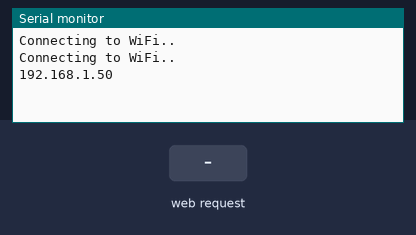
Simulated run of this sketch. Board: ESP8266 (NodeMCU). Parts: the last lines printed to the serial monitor. Inputs (shaded band) come from the test bench. WiFi joins after 1.5 s; servers stay silent unless stated; storage starts empty; random numbers use the default seed unless the sketch sets one.

Above: at 3.2 s.
3.3 s: HTTP request GET /temperature received
At 3.9 s:
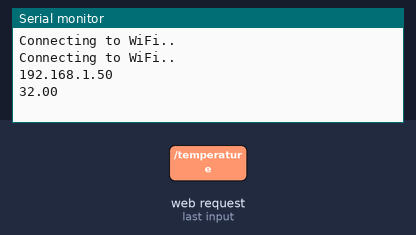
4.8 s: HTTP request GET /pressure received
At 6.2 s:
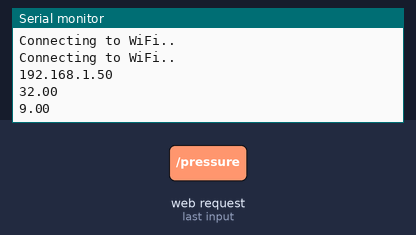

Measured:
- after the input at 3.3 s, the serial monitor: prints a new line at once (image 1)
- after the input at 4.8 s, the serial monitor: prints a new line at once (image 2)

The sketch:

live_data_test1.ino
```cpp
 #include <Arduino.h>
  #include <ESP8266WiFi.h>
  #include <Hash.h>
  #include <ESPAsyncTCP.h>
  #include <ESPAsyncWebServer.h>
  #include <FS.h>


const char* ssid = "jithu";
const char* password = "12345678";

// Create AsyncWebServer object on port 80
AsyncWebServer server(80);


String random_fun() {

  float t = random(25,46);
  Serial.println(t);
  return String(t);
}

String random_fun1() {

  float t = random(5,70);
  Serial.println(t);
  return String(t);
}

String random_fun2() {

  float t = random(25,80);
  Serial.println(t);
  return String(t);
}


  void setup(){
  // Serial port for debugging purposes
  Serial.begin(115200);
  // Initialize SPIFFS
  if(!SPIFFS.begin()){
    Serial.println("An Error has occurred while mounting SPIFFS");
    return;
  }

  // Connect to Wi-Fi
  WiFi.begin(ssid, password);
  while (WiFi.status() != WL_CONNECTED) {
    delay(1000);
    Serial.println("Connecting to WiFi..");
  }

  // Print ESP32 Local IP Address
  Serial.println(WiFi.localIP());

  // Route for root / web page
  server.on("/", HTTP_GET, [](AsyncWebServerRequest *request){
    request->send(SPIFFS, "/index.html");
  });
  server.on("/temperature", HTTP_GET, [](AsyncWebServerRequest *request){
    request->send_P(200, "text/plain", random_fun().c_str());
  });
  server.on("/pressure", HTTP_GET, [](AsyncWebServerRequest *request){
    request->send_P(200, "text/plain", random_fun1().c_str());
  });
  server.on("/humidity", HTTP_GET, [](AsyncWebServerRequest *request){
    request->send_P(200, "text/plain", random_fun2().c_str());
  });

  // Start server
  server.begin();
}

void loop(){

}
```
